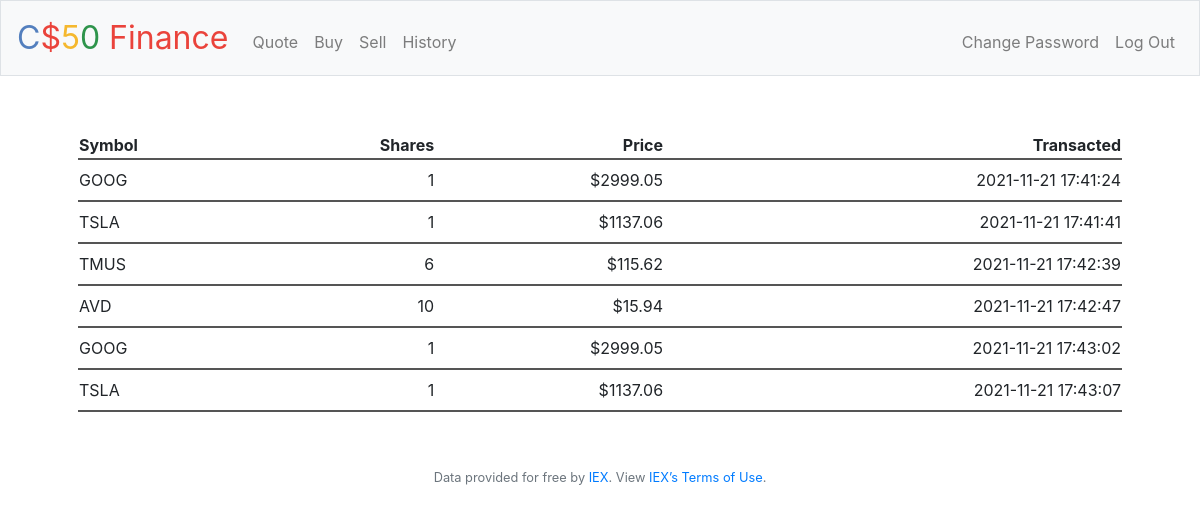
Screenshot of /history (signed in) with the database file from the repository.
### tables this page shows
CREATE TABLE stocks ( id INTEGER, user INTEGER, symbol TEXT NOT NULL, shares INTEGER, price NUMERIC NOT NULL,  date NUMERIC NOT NULL, time NUMERIC NOT NULL, PRIMARY KEY (id), FOREIGN KEY(user) REFERENCES users(id)  );

### application.py (the view)
@app.route("/history")
@login_required
def history():
	try:
		rows = db.execute("SELECT symbol, shares, price, date, time FROM stocks WHERE user = ?", session["user_id"])
	except:
		return render_template("history.html")
	return render_template("history.html", stocks=rows)

### application.py (called while the page is built)
@app.after_request
def after_request(response):
	response.headers["Cache-Control"] = "no-cache, no-store, must-revalidate"
	response.headers["Expires"] = 0
	response.headers["Pragma"] = "no-cache"
	return response

### helpers.py (called while the page is built)
def login_required(f):
    @wraps(f)
    def decorated_function(*args, **kwargs):
        if session.get("user_id") is None:
            return redirect("/login")
        return f(*args, **kwargs)
    return decorated_function

### templates/history.html (shortened to what this page needs)
{% extends "layout.html" %}
{% block main %}
    <div class="section">
        <table class=>
            <thead>
                <th class="text-left">Symbol</th>
                <th class="text-right">Shares</th>
                <th class="text-right">Price</th>
                <th class="text-right">Transacted</th>
            </thead>
            <tbody>
                {% for row in stocks %}
                    <tr>
                        <td class="text-left">{{  row['symbol']  }}</td>
                        <td class="text-right">{{  row['shares']  }}</td>
                        <td class="text-right">${{  row['price']  }}</td>
                        <td class="text-right">{{  row['date']  }} {{  row['time']  }}</td>
                    </tr>
                {% endfor %}
            </tbody>
        </table>
    </div>
{% endblock %}

### templates/layout.html (shortened to what this page needs)
<!DOCTYPE html>
<html lang="en">
    <head>
        <link rel="stylesheet" href="https://cdn.jsdelivr.net/npm/bootstrap@4.5.3/dist/css/bootstrap.min.css">
        <link href="/static/styles.css" rel="stylesheet">
    </head>
    <body>
        <nav class="navbar navbar-expand-md navbar-light bg-light border">
            <a class="navbar-brand" href="/"><span class="blue">C</span><span class="red">$</span><span class="yellow">5</span><span class="green">0</span> <span class="red">Finance</span></a>
            <div class="collapse navbar-collapse" id="navbar">
                {% if session.user_id %}
                    <ul class="navbar-nav mr-auto mt-2">
                        <li class="nav-item"><a class="nav-link" href="/quote">Quote</a></li>
                        <li class="nav-item"><a class="nav-link" href="/buy">Buy</a></li>
                        <li class="nav-item"><a class="nav-link" href="/sell">Sell</a></li>
                        <li class="nav-item"><a class="nav-link" href="/history">History</a></li>
                    </ul>
                    <ul class="navbar-nav ml-auto mt-2">
                        <li class="nav-item"><a class="nav-link" href="/change_password">Change Password</a></li>
                        <li class="nav-item"><a class="nav-link" href="/logout">Log Out</a></li>
                    </ul>
                {% else %}
                    <ul class="navbar-nav ml-auto mt-2">
                        <li class="nav-item"><a class="nav-link" href="/register">Register</a></li>
                        <li class="nav-item"><a class="nav-link" href="/login">Log In</a></li>
                    </ul>
                {% endif %}
            </div>
        </nav>
        <main class="container p-5">
            {% block main %}{% endblock %}
        </main>
        <footer class="small text-center text-muted">
            Data provided for free by <a href="https://iextrading.com/developer">IEX</a>. View <a href="https://iextrading.com/api-exhibit-a/">IEX’s Terms of Use</a>.
        </footer>
    </body>
</html>

### static/styles.css (style rules this page uses)
nav .navbar-brand { font-size: xx-large; }
nav .navbar-brand .blue { color: #537fbe; }
nav .navbar-brand .red { color: #ea433b; }
nav .navbar-brand .yellow { color: #f5b82e; }
nav .navbar-brand .green { color: #2e944b; }
main { overflow-x: auto; text-align: center; }
main table { display: table; width: 100%; margin: auto; border-collapse: collapse; }
.section { padding: 0; padding-bottom: 0.5rem; padding-top: 0.5rem; }
thead, tbody tr { border-bottom: 2px solid #555555; }
td { padding-top: 8px; padding-bottom: 8px; }
.text-left { text-align: left; }
.text-right { text-align: right; }
.text-center { text-align: center; }

### rows the page displays
stocks: symbol "GOOG", shares "1", price "2999.05", date "2021-11-21", time "17:41:24"
stocks: symbol "TSLA", shares "1", price "1137.06", date "2021-11-21", time "17:41:41"
stocks: symbol "TMUS", shares "6", price "115.62", date "2021-11-21", time "17:42:39"
stocks: symbol "AVD", shares "10", price "15.94", date "2021-11-21", time "17:42:47"
stocks: symbol "GOOG", shares "1", price "2999.05", date "2021-11-21", time "17:43:02"
stocks: symbol "TSLA", shares "1", price "1137.06", date "2021-11-21", time "17:43:07"
